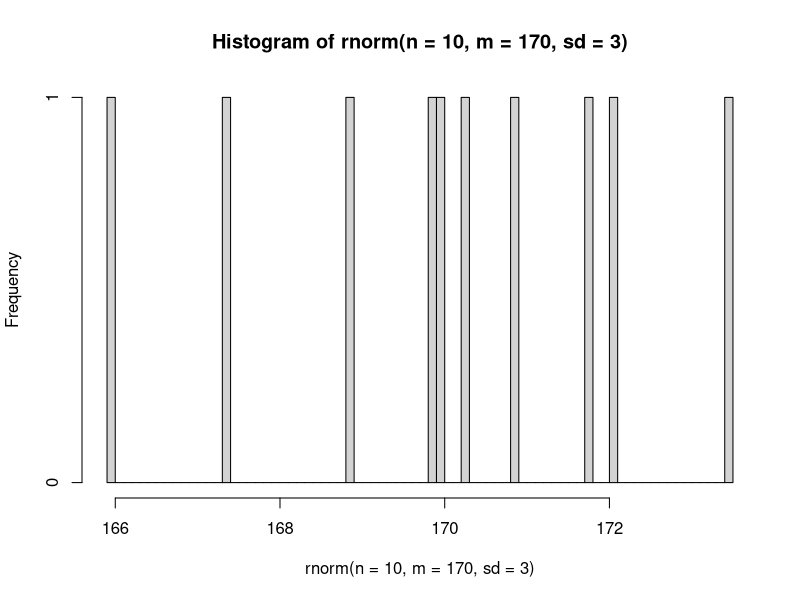
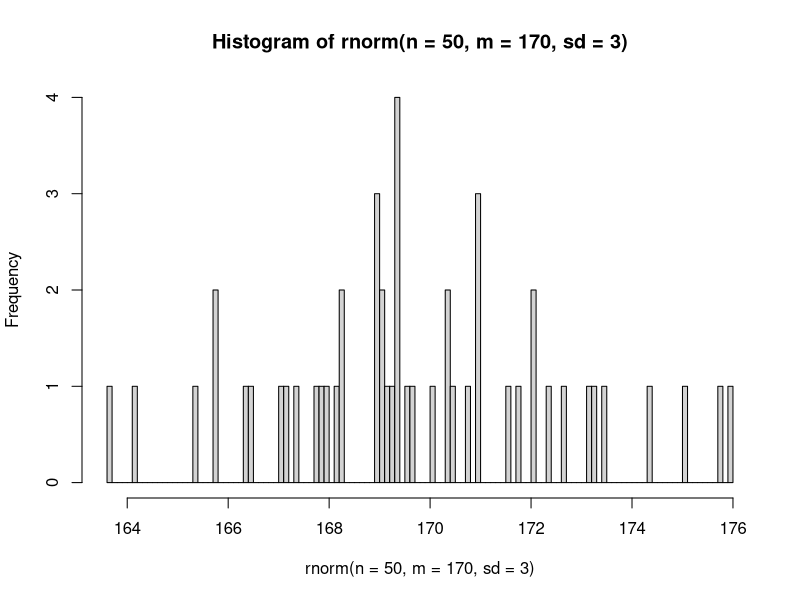
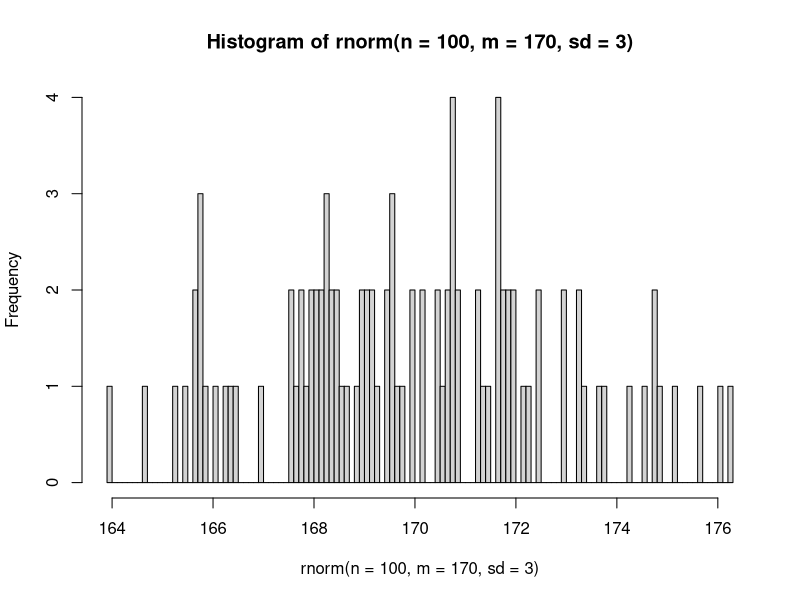
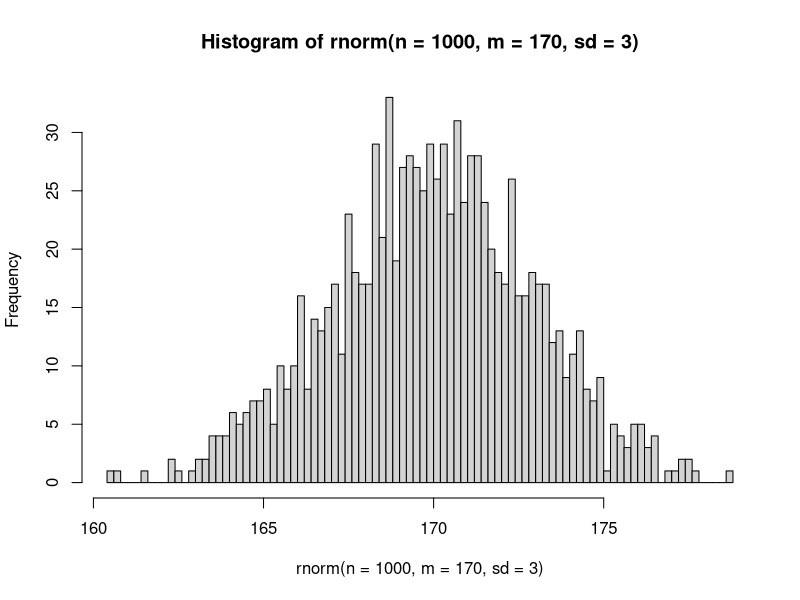
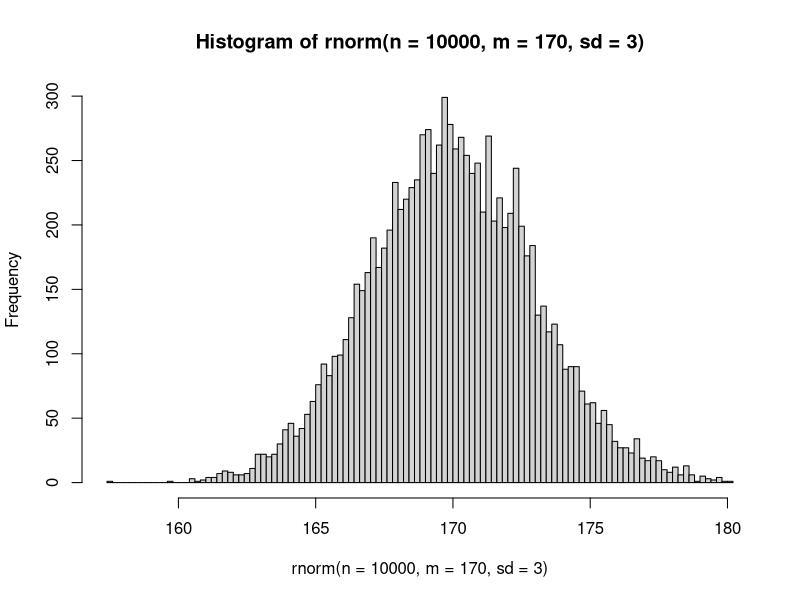
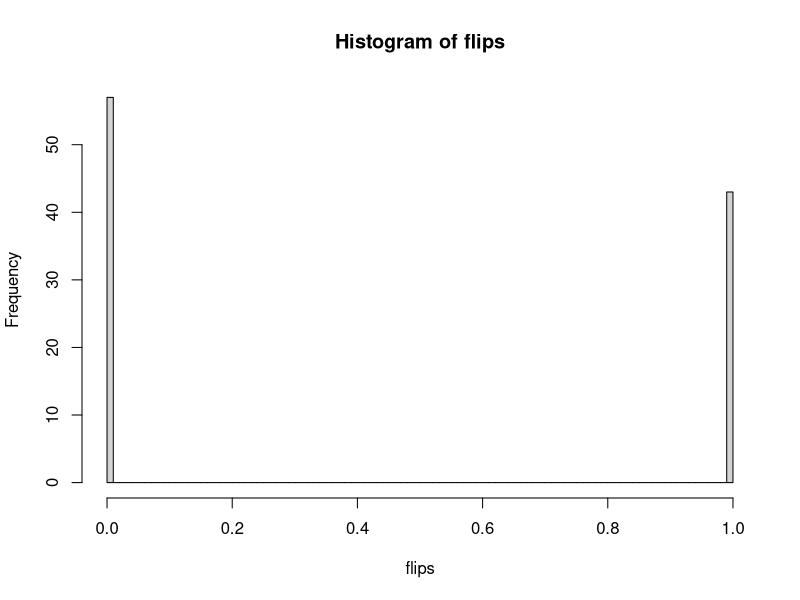
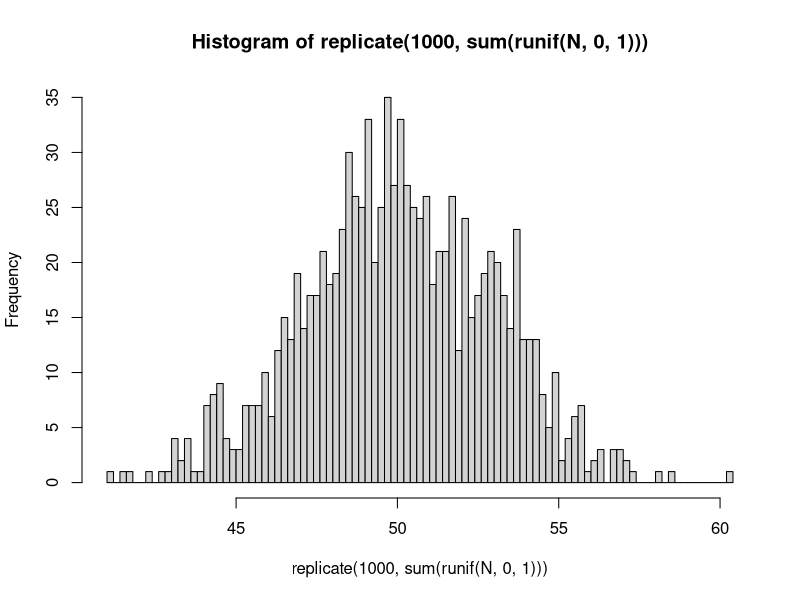
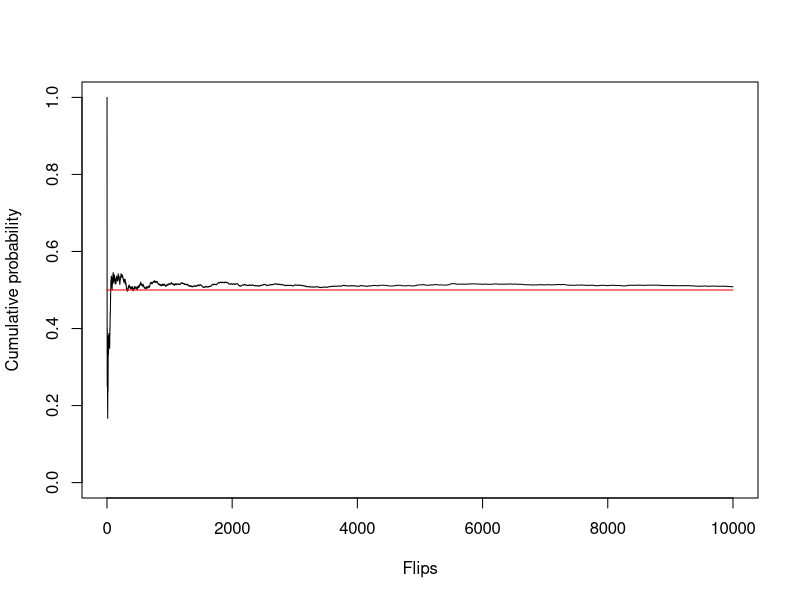

The R script that drew these images, in order:
## EXPERIMENTAL METHODS 1, LECTURE 2
## BSC IN COGNITIVE SCIENCE, AU 2019

## LET'S SIMULATE A NORMAL DISTRIBUTION!
## For instance, let's simulate collecting data about height
## from 10 people. These people come from a population whose mean
## height is 170 cm, with a standard deviation of 3
hist(rnorm(n = 10, m = 170, sd = 3), breaks = 100)
## As you can see, the distribution doesn't look very normal, but
## is rather quite randomly distributed. Let's try again, this time
## simulating 50 participants:
hist(rnorm(n = 50, m = 170, sd = 3), breaks = 100)
## Still not much going on. But as we increas the N of participants we start
## seeing something that approaches normality
hist(rnorm(n = 100, m = 170, sd = 3), breaks = 100)
hist(rnorm(n = 1000, m = 170, sd = 3), breaks = 100)
## With 10,000 participants, the distribution is now almost
## perfectly normal!
hist(rnorm(n = 10000, m = 170, sd = 3), breaks = 100)


## NOW LET'S LOOK AT HOW A NORMAL PROBABILITY DISTRIBUTION CAN EMERGE
## FROM EVENTS WHOSE UNDERLYING DISTRIBUTION IS NOT NORMAL, E.G. COIN FLIPS
## (WHICH FOLLOW A BERNOULLI DISTRIBUTION)
## First we define which outcomes are possible (1 = heads, 0 = tails)
sample.space <- c(0,1)
## Theta is the probability of each value (since this is a fair coin,
## the probability is 50/50, that is, 0.5)
theta <- 0.5
## This is the N of times we flip the coin
N <- 100
## Here we simulate the flipping by randomly extracting N values
## from our sample space
flips <- sample(sample.space, 
                size = N, 
                replace = TRUE, 
                prob = c(theta, 1 - theta))
flips
## Let's plot the results
hist(flips, breaks = 100)
## Turn everything into a proportion
sum(flips)/length(flips)
## Let's quickly replicate this experiment many times
hist(replicate(1000, sum(runif(N,0,1))), breaks = 100)
 

## NOW LET'S DEMONSTRATE THE LAW OF LARGE NUMBERS
## First, let's simulate flipping a coin 10,000 times
## (with replacement)
x <- sample(0:1, 10000, repl=T)
x
## Then let's take the CUMULATIVE sum of probabilities:
## for each incremental step (each individual flip), how does
## the probability of getting, e.g., head changes?
s <- cumsum(x)
r <- s/(1:length(s))
r
## Let's plot this to see how the observed probability
## approaches the theoretical probability over time!
plot(r, ylim=c(0,1), type="l",
     xlab = "Flips", ylab = "Cumulative probability")
lines(c(0,length(s)), c(.50,.50),col="red")
